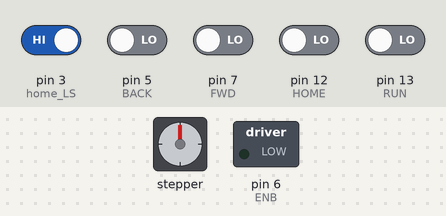
Recording of a sketch running on a simulated Arduino Uno, built with avr-gcc and run on an emulated ATmega328P. Parts: stepper motor, switched loads named in the sketch (green lamp = pin HIGH). Dashed ring = blinking. The inputs (shaded band) are chosen by the test bench; at power-on: pin 3 (home_LS) HIGH, pin 5 (BACK), pin 7 (FWD), pin 12 (HOME), pin 13 (RUN) LOW. Stepper angles assume 200 steps per turn; pins used as bus, display or sensor lines are not drawn; what the sketch prints to the serial monitor is not drawn.

Above: at 1.4 s.
1.5 s: pin 5 (BACK) driven HIGH
At 1.77 s:
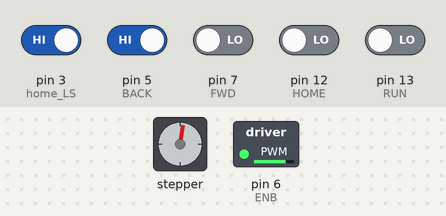
4.5 s: pin 3 (home_LS) driven LOW
7.5 s: pin 5 (BACK) driven LOW
At 7.83 s:
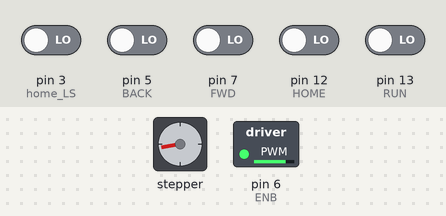
9.1 s: pin 13 (RUN) driven HIGH
At 10.3 s:
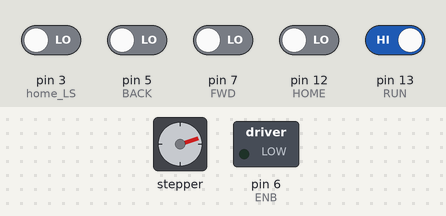
15.1 s: pin 7 (FWD) driven LOW
Timing chart, 0 to 30.3 s (numbered marks = the images above; inputs shaded):
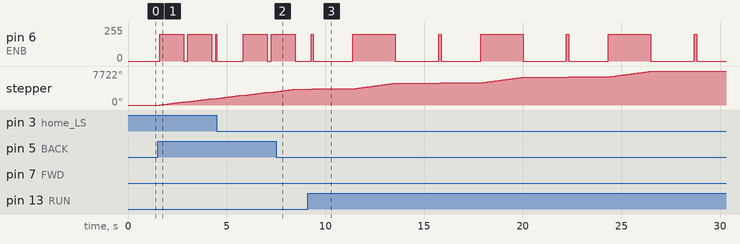

The sketch:

Motor_Control3.ino
```cpp
#include <Stepper.h>
#include <string.h>

//constants
const int stepsPerRevolution = 200;
const double conversion = 0.025;

//actual distance between PMTs
const double PMT_separation = 10.0;
//distance between steps when scanning the PMT surface
//const double PMT_separation = 2.0;

//short boards
const double first_position = 19.6 - 1.84;
//long boards
//const double first_position = 20.6;

//variables
double position = 0.0;
int steps = 0;
int docked = 0;

//pins
const int extreme_LS = 2;
const int home_LS = 3;
const int BACK = 5;
const int power = 4;
const int ENB = 6;
const int FWD = 7;
const int IN1 = 8;
const int IN2 = 9;
const int IN3 = 10;
const int IN4 = 11;
const int RUN = 13;
const int HOME = 12;

Stepper myStepper(stepsPerRevolution, 8, 9, 10, 11);


void setup() {
  //speed control (need to tune to load)
  myStepper.setSpeed(100);

  //initialize the serial port
  Serial.begin(9600);
  Serial.println("%%%%%%%%%%%%%%%%%%%%%%%%%%%%%%%%%%%%%%%%%%%%%%%%%%%%%%%%%%%%%%");
  Serial.println("Code Starting...");

  //initialize pins
  pinMode(home_LS, INPUT);
  pinMode(extreme_LS, INPUT);
  pinMode(RUN, INPUT);
  pinMode(HOME, INPUT);
  pinMode(BACK, INPUT);
  pinMode(FWD, INPUT);
  pinMode(power, OUTPUT);

  attachInterrupt(digitalPinToInterrupt(home_LS), home, FALLING);
  //attachInterrupt(digitalPinToInterrupt(extreme_LS), extreme, FALLING);

  digitalWrite(power, HIGH);
}

void loop() {
  // put your main code here, to run repeatedly:
  delay(200);
  //Serial.println(digitalRead(extreme_LS));
  docked = 0;
  /*if (digitalRead(home_LS)==0){
    position = -20.6;
  }
  else {
    docked=0;
  }
    */
  //Serial.println(digitalRead(home_LS));
  if (digitalRead(BACK)) {
    //Serial.print("Moving backward from "); //PMT Gain Correction Stand
    Serial.print("Moving up ");
    //Serial.print(position);
    //Serial.println(" mm.");
    move_backward(PMT_separation);
  }
  else if (digitalRead(FWD)) {
    Serial.print("Moving forward from ");
    Serial.print(position);
    Serial.println(" mm.");
    move_forward(PMT_separation);
  }
  else if(digitalRead(HOME)) {
    Serial.println(digitalRead(home_LS));
    //am I home already?
    if (digitalRead(home_LS) == 0) {
      Serial.println("Already Home");
    }
    else {
      Serial.println("Going Home");
      delay(1000);
      go_home();
      //position = -19.6; //PMT Gain Correction Stand
      position = 0.0;
      Serial.println("Home (0.0 mm)");
      Serial.println("%%%%%%%%%%%%%%%%%%%%%%%%%%%%%%%%%%%%%%%%%%%%%%%%%%%%%%%%%%%%%%");
    }
  }
  else if (digitalRead(RUN)) {
    Serial.println("Starting Run");
    run();
    Serial.println("%%%%%%%%%%%%%%%%%%%%%%%%%%%%%%%%%%%%%%%%%%%%%%%%%%%%%%%%%%%%%%");
  }
  int place = ((abs(position)) / 60.0) + 1;
  if (position == -19.6){
    place = 0;
  }
  //Serial.println(place);
  /*switch (place) {
    case 1:
      Serial.println("PMT #5");
      break;
    case 2:
      Serial.println("PMT #4");
      break;
    case 3:
      Serial.println("PMT #3");
      break;
    case 4:
      Serial.println("PMT #2");
      break;
    case 5:
      Serial.println("PMT #1");
    //default:
    //  Serial.println(position);
}
  */
}

int dist_to_steps(double distance) {
  steps = round(distance/conversion);
  return steps;
}

void power_on() {
  //Serial.println("Power ON");
  //analogWrite(ENA, 255);
  analogWrite(ENB, 200);
}

void power_off() {
  //analogWrite(ENA, 0);
  analogWrite(ENB, 0);
  //Serial.println("Power OFF");
}

void move_forward(double dist) {
  steps = dist_to_steps(dist);
  //Serial.print("moving ");
  //Serial.println(steps);
  power_on();
  myStepper.step(-steps);
  power_off();
  if (digitalRead(HOME) == 1) {
    //position = -19.6; //PMT Gain Correction Stand
    position = 0.0; //S800 MPGD-DC
  }
  else {
    position = position - (steps*conversion);
  }
  Serial.print("Now at ");
  Serial.print(position);
  Serial.println(" mm.");
}

void move_backward(double dist) {
  steps = dist_to_steps(dist);
  power_on();
  myStepper.step(steps);
  power_off();
  position = position + (steps*conversion);
  Serial.print("Now at  ");
  Serial.print(position);
  Serial.println(" mm.");
}

void home() {
  Serial.println("Home Limit!");
  power_off();
  docked = 1;
  //position = -20.6;
  delay(100);
}

void end() {
  //power_off();
  position = 600.0;
  Serial.print("Reached Extreme Limit! (Position: ");
  Serial.print(position);
  Serial.println(")");
}

void run() {
  move_backward(1.0);
  delay(2000);
  position = position - 1.0;
  move_backward(first_position);
  delay(2000);
  //for (int i =1; i < 5; i++) {
  //  move_backward(PMT_separation);
  //  delay(time_at_PMT);
  //}
}

void go_home(){
  while (docked != 1) {
      move_backward(10.0);
  }
  power_off();
  //Serial.println("Power OFF");
}
```

Measured:
- after the input at 1.5 s, pin 6 (ENB): alternates 200/255 for 1.2 s and 0/255 for 0.20 s, starting after 0.12 s; stepper: keeps turning clockwise at about 515°/s, starting after 0.12 s
- after the input at 7.5 s, pin 6 (ENB): goes on until 8.5 s, then stays 0/255; stepper: goes on until 8.5 s, then stays 3600°
- after the input at 9.1 s, pin 6 (ENB): 0/255 → 200/255 after 0.17 s, → 0/255 0.12 s later, → 200/255 2.0 s later, → 0/255 2.1 s later; stepper: turns 72° clockwise in 0.11 s, then 1278° clockwise in 2.1 s
